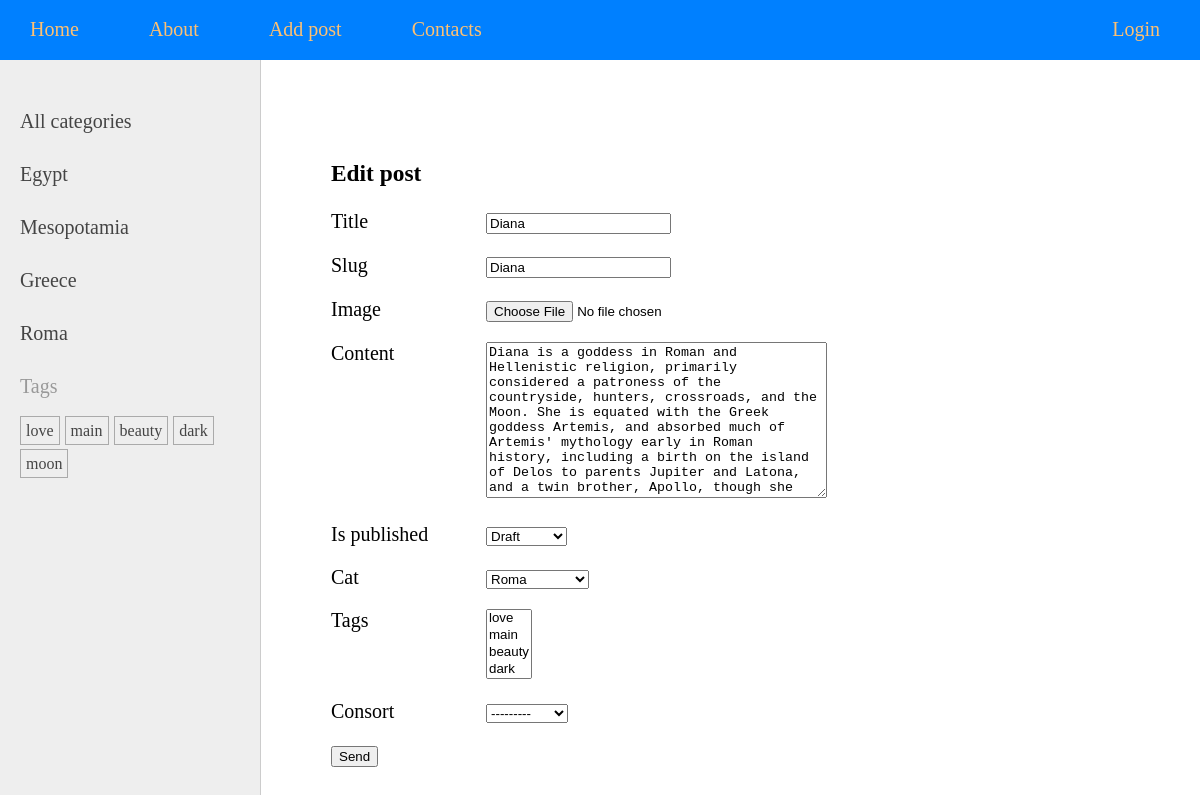
The page /edit/Diana/ on the database as committed earlier.
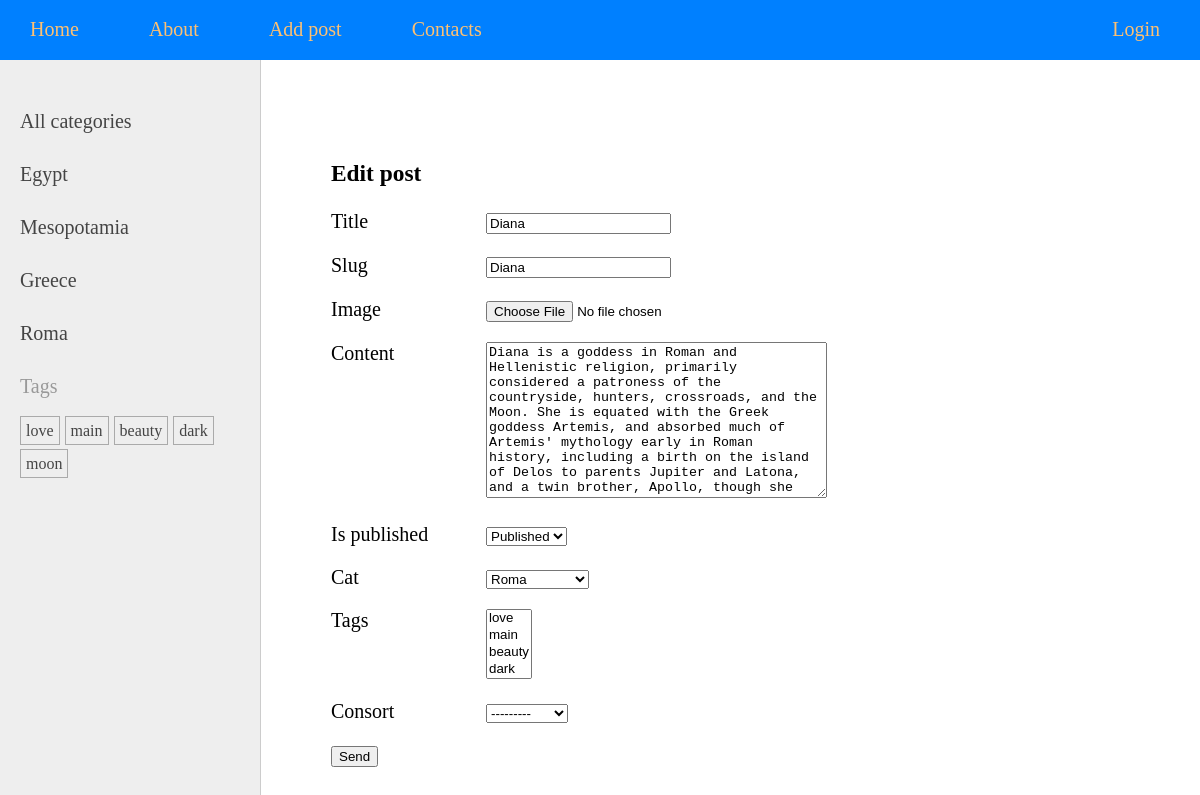
The same page on the database as committed later.
### goddesses/models.py (models this page shows, shortened)
class Goddesses(models.Model):
    class Status(models.IntegerChoices):
        DRAFT = 0, 'Draft'
        PUBLISHED = 1, 'Published'
    title = models.CharField(max_length=255)
    slug = models.SlugField(max_length=255, unique=True, db_index=True,
                            validators=[
                               MinLengthValidator(5, message='5 characters minimum')
                             ])
    image = models.ImageField(upload_to='photos', default=None, null=True, blank=True, verbose_name='Image')
    content = models.TextField(blank=True)
    time_create = models.DateTimeField(auto_now_add=True)
    time_update = models.DateTimeField(auto_now=True)
    is_published = models.BooleanField(choices=tuple(map(lambda x: (bool(x[0]), x[1]), Status.choices)),
                                       default=Status.DRAFT)
    cat = models.ForeignKey('Category', on_delete=models.PROTECT, related_name='deities')
    tags = models.ManyToManyField('TagPost', blank=True, related_name='post_tags')
    consort = models.OneToOneField('Consort', on_delete=models.SET_NULL, blank=True, null=True, related_name='consort')
    objects = models.Manager()
    published = PublishedManager()
    class Meta:
        verbose_name = 'Deities'
        verbose_name_plural = 'Deities'
        ordering = ['-time_create']
        indexes = [
            models.Index(fields=['-time_create'])
        ]

### goddesses/views.py (the view)
# urls.py: path('edit/<slug:slug>/', views.UpdatePost.as_view(), name='edit_post'),
class UpdatePost(UpdateView):
    model = Goddesses
    fields = '__all__'
    template_name = 'goddesses/addpost.html'
    extra_context = {
        'menu': menu,
        'title': 'Edit post'
    }

### goddesses/models.py (called while the page is built)
    def __str__(self):
        return self.name

    def get_absolute_url(self):
        return reverse('category', kwargs={'cat_slug': self.slug})

    def __str__(self):
        return self.tag

    def get_absolute_url(self):
        return reverse('tag', kwargs={'tag_slug': self.slug})

    def __str__(self):
        return self.name

### goddesses/templatetags/gods_tags.py (called while the page is built)
@register.inclusion_tag('goddesses/list_categories.html')
def show_categories(cat_selected=0):
    cats = Category.objects.all()
    return {'cats': cats, 'cat_selected': cat_selected}\

@register.inclusion_tag('goddesses/tags.html')
def show_tags():
    return {'tags': TagPost.objects.all()}

### goddesses/templates/goddesses/addpost.html (shortened to what this page needs)
{% extends 'base.html' %}
{% block content %}
<h3>{{ title }}</h3>
<form action="" method="post" enctype="multipart/form-data">
    {% for f in form %}
    <p><label class="form-label" for="{{ f.id_for_label }}"> {{ f.label }}</label> {{ f }} </p>
    {% endfor %}
    <p><button type="submit">Send</button></p>
</form>
{% endblock %}

Rows that differ between the two databases and show on the page:
changed Goddesses "Diana": is_published "Draft" → "Published"
